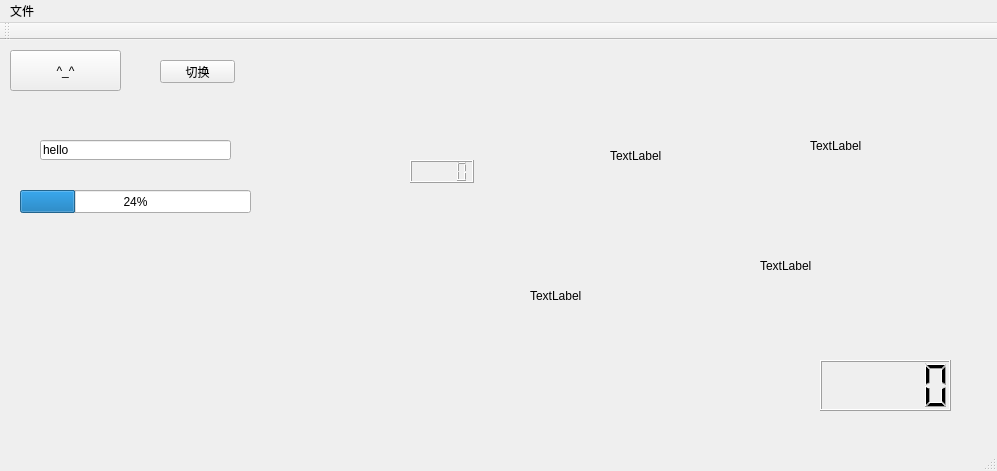
<?xml version="1.0" encoding="UTF-8"?>
<ui version="4.0">
 <class>MainWindow</class>
 <widget class="QMainWindow" name="MainWindow">
  <property name="geometry">
   <rect>
    <x>0</x>
    <y>0</y>
    <width>997</width>
    <height>471</height>
   </rect>
  </property>
  <property name="windowTitle">
   <string>MainWindow</string>
  </property>
  <widget class="QWidget" name="centralWidget">
   <widget class="QPushButton" name="myButton">
    <property name="geometry">
     <rect>
      <x>10</x>
      <y>10</y>
      <width>111</width>
      <height>41</height>
     </rect>
    </property>
    <property name="text">
     <string>^_^</string>
    </property>
   </widget>
   <widget class="QStackedWidget" name="stackedWidget">
    <property name="geometry">
     <rect>
      <x>290</x>
      <y>10</y>
      <width>241</width>
      <height>171</height>
     </rect>
    </property>
    <property name="currentIndex">
     <number>2</number>
    </property>
    <widget class="QWidget" name="page">
     <widget class="QPushButton" name="pushButton">
      <property name="geometry">
       <rect>
        <x>70</x>
        <y>40</y>
        <width>75</width>
        <height>23</height>
       </rect>
      </property>
      <property name="text">
       <string>PushButton</string>
      </property>
     </widget>
    </widget>
    <widget class="QWidget" name="page_4"/>
    <widget class="QWidget" name="page_2">
     <widget class="QLCDNumber" name="lcdNumber_2">
      <property name="geometry">
       <rect>
        <x>120</x>
        <y>110</y>
        <width>64</width>
        <height>23</height>
       </rect>
      </property>
     </widget>
    </widget>
    <widget class="QWidget" name="page_3"/>
   </widget>
   <widget class="QPushButton" name="change">
    <property name="geometry">
     <rect>
      <x>160</x>
      <y>20</y>
      <width>75</width>
      <height>23</height>
     </rect>
    </property>
    <property name="text">
     <string>切换</string>
    </property>
   </widget>
   <widget class="QLineEdit" name="lineEdit">
    <property name="geometry">
     <rect>
      <x>40</x>
      <y>100</y>
      <width>191</width>
      <height>20</height>
     </rect>
    </property>
    <property name="text">
     <string>hello</string>
    </property>
   </widget>
   <widget class="QLabel" name="labelText">
    <property name="geometry">
     <rect>
      <x>610</x>
      <y>50</y>
      <width>121</width>
      <height>131</height>
     </rect>
    </property>
    <property name="text">
     <string>TextLabel</string>
    </property>
   </widget>
   <widget class="QLabel" name="labelImage">
    <property name="geometry">
     <rect>
      <x>810</x>
      <y>50</y>
      <width>131</width>
      <height>111</height>
     </rect>
    </property>
    <property name="text">
     <string>TextLabel</string>
    </property>
   </widget>
   <widget class="QLabel" name="labelGif">
    <property name="geometry">
     <rect>
      <x>760</x>
      <y>170</y>
      <width>191</width>
      <height>111</height>
     </rect>
    </property>
    <property name="text">
     <string>TextLabel</string>
    </property>
   </widget>
   <widget class="QLabel" name="labelUrl">
    <property name="geometry">
     <rect>
      <x>530</x>
      <y>240</y>
      <width>181</width>
      <height>31</height>
     </rect>
    </property>
    <property name="text">
     <string>TextLabel</string>
    </property>
   </widget>
   <widget class="QLCDNumber" name="lcdNumber">
    <property name="geometry">
     <rect>
      <x>820</x>
      <y>320</y>
      <width>131</width>
      <height>51</height>
     </rect>
    </property>
   </widget>
   <widget class="QProgressBar" name="progressBar">
    <property name="geometry">
     <rect>
      <x>20</x>
      <y>150</y>
      <width>231</width>
      <height>23</height>
     </rect>
    </property>
    <property name="value">
     <number>24</number>
    </property>
   </widget>
  </widget>
  <widget class="QMenuBar" name="menuBar">
   <property name="geometry">
    <rect>
     <x>0</x>
     <y>0</y>
     <width>997</width>
     <height>23</height>
    </rect>
   </property>
   <widget class="QMenu" name="menu">
    <property name="title">
     <string>文件</string>
    </property>
    <addaction name="actionOpen"/>
    <addaction name="actionSave"/>
   </widget>
   <addaction name="menu"/>
  </widget>
  <widget class="QToolBar" name="mainToolBar">
   <attribute name="toolBarArea">
    <enum>TopToolBarArea</enum>
   </attribute>
   <attribute name="toolBarBreak">
    <bool>false</bool>
   </attribute>
  </widget>
  <widget class="QStatusBar" name="statusBar"/>
  <action name="actionOpen">
   <property name="text">
    <string>open</string>
   </property>
  </action>
  <action name="actionSave">
   <property name="text">
    <string>save</string>
   </property>
  </action>
 </widget>
 <layoutdefault spacing="6" margin="11"/>
 <resources/>
 <connections>
  <connection>
   <sender>myButton</sender>
   <signal>clicked()</signal>
   <receiver>MainWindow</receiver>
   <slot>close()</slot>
   <hints>
    <hint type="sourcelabel">
     <x>105</x>
     <y>110</y>
    </hint>
    <hint type="destinationlabel">
     <x>199</x>
     <y>149</y>
    </hint>
   </hints>
  </connection>
 </connections>
</ui>
